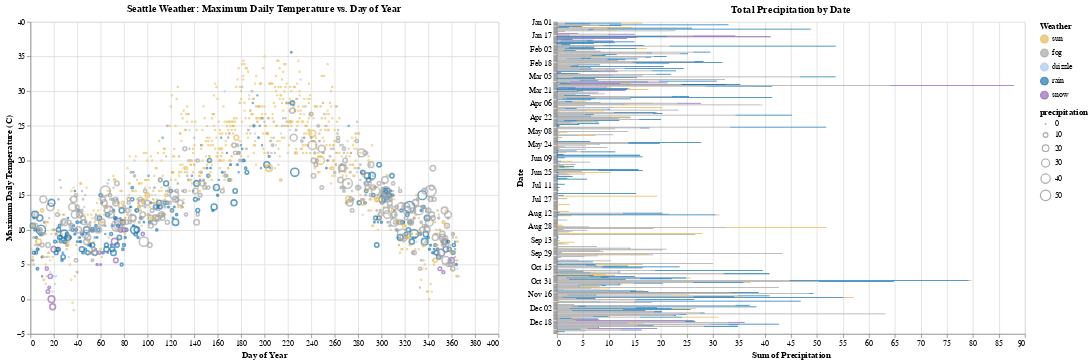

Write notebook code for a chart like this one.
### Markdown cell above
Let's see if we can add another layer of interactivity to the top chart. This time, I want to be able to select an
 interval of data points on the top chart by clicking-and-dragging to make a selection. Similar to how one
 might select multiple files on a computer screen.
 Your task for this part is to modify the top chart such that if you create a selectio of data points by clicking
 and dragging your mouse, you will see:
 . The bottom horizontal bar chart reflect the data points in the selection only. For example, if I collect a
 sample of points such that the data from February 10 to February 20 is selected, I should only see
 Feb 10 to Feb 20 on the y-axis in the bottom chart.
 . All points outside the selection will be grayed out, similar to Part 2.
 We should also make it so that if I click on a weather type in the legend, only the points in my selection will
 have their colors adjusted; all other points outside the selection are still grayed out.

### Code cell
# Create the scatter plot
points = alt.Chart(source).mark_point().encode(
    alt.X('day_of_year:Q', title='Day of Year'),
    alt.Y('temp_max:Q', title='Maximum Daily Temperature (C)'),
    size=alt.Size('precipitation:Q', scale=alt.Scale(range=[1, 200])),
    color=alt.Color('weather:N', scale=scale, title='Weather'),
    tooltip=['date:T', 'temp_max:Q', 'precipitation:Q']
).properties(
    title='Seattle Weather: Maximum Daily Temperature vs. Day of Year',
    width=600,
    height=400
)

# Create the stacked horizontal bar chart
bars = alt.Chart(source).mark_bar().encode(
    alt.X('sum(precipitation):Q', title='Sum of Precipitation'),
    alt.Y('monthdate(date):O', title='Date'),
    color=alt.Color('weather:N', scale=scale, title='Weather'),
    order=alt.Order('weather', sort='ascending'),
    tooltip=['date:T', 'precipitation:Q', 'weather:N']
).properties(
    title='Total Precipitation by Date',
    width=600,
    height=400
)

# Show the scatter plot and the stacked bar chart side by side
alt.hconcat(points, bars)

### Figure 1 — Vega-Lite specification as saved in the notebook (floating-point values rounded to 4 significant figures; data arrays with more than 128 entries replaced by an {"elided": "..."} marker saying what was removed)
{"config": {"view": {"continuousWidth": 300, "continuousHeight": 300}}, "hconcat": [{"mark": {"type": "point"}, "encoding": {"color": {"field": "weather", "scale": {"domain": ["sun", "fog", "drizzle", "rain", "snow"], "range": ["#e7ba52", "#a7a7a7", "#aec7e8", "#1f77b4", "#9467bd"]}, "title": "Weather", "type": "nominal"}, "size": {"field": "precipitation", "scale": {"range": [1, 200]}, "type": "quantitative"}, "tooltip": [{"field": "date", "type": "temporal"}, {"field": "temp_max", "type": "quantitative"}, {"field": "precipitation", "type": "quantitative"}], "x": {"field": "day_of_year", "title": "Day of Year", "type": "quantitative"}, "y": {"field": "temp_max", "title": "Maximum Daily Temperature (C)", "type": "quantitative"}}, "height": 400, "title": "Seattle Weather: Maximum Daily Temperature vs. Day of Year", "width": 600}, {"mark": {"type": "bar"}, "encoding": {"color": {"field": "weather", "scale": {"domain": ["sun", "fog", "drizzle", "rain", "snow"], "range": ["#e7ba52", "#a7a7a7", "#aec7e8", "#1f77b4", "#9467bd"]}, "title": "Weather", "type": "nominal"}, "order": {"field": "weather", "sort": "ascending", "type": "nominal"}, "tooltip": [{"field": "date", "type": "temporal"}, {"field": "precipitation", "type": "quantitative"}, {"field": "weather", "type": "nominal"}], "x": {"aggregate": "sum", "field": "precipitation", "title": "Sum of Precipitation", "type": "quantitative"}, "y": {"field": "date", "timeUnit": "monthdate", "title": "Date", "type": "ordinal"}}, "height": 400, "title": "Total Precipitation by Date", "width": 600}], "data": {"name": "data-78cbad3a06cb2c4289f33c55827fd168"}, "$schema": "https://vega.github.io/schema/vega-lite/v5.17.0.json", "datasets": {"data-78cbad3a06cb2c4289f33c55827fd168": {"elided": "1461 records"}}}
